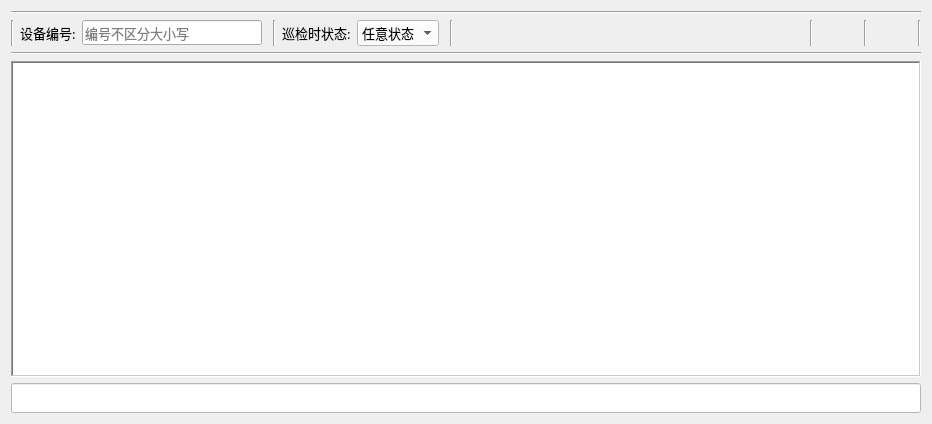
<?xml version="1.0" encoding="UTF-8"?>
<ui version="4.0">
 <class>KindOfDevLogForm</class>
 <widget class="QWidget" name="KindOfDevLogForm">
  <property name="geometry">
   <rect>
    <x>0</x>
    <y>0</y>
    <width>932</width>
    <height>424</height>
   </rect>
  </property>
  <property name="minimumSize">
   <size>
    <width>932</width>
    <height>424</height>
   </size>
  </property>
  <property name="maximumSize">
   <size>
    <width>932</width>
    <height>424</height>
   </size>
  </property>
  <property name="cursor">
   <cursorShape>PointingHandCursor</cursorShape>
  </property>
  <property name="windowTitle">
   <string>KindOfDevLogForm</string>
  </property>
  <layout class="QVBoxLayout" name="verticalLayout">
   <item>
    <widget class="Line" name="line_2">
     <property name="orientation">
      <enum>Qt::Horizontal</enum>
     </property>
    </widget>
   </item>
   <item>
    <layout class="QHBoxLayout" name="horizontalLayout">
     <item>
      <widget class="Line" name="line_7">
       <property name="orientation">
        <enum>Qt::Vertical</enum>
       </property>
      </widget>
     </item>
     <item>
      <widget class="QLabel" name="m_numLabel">
       <property name="maximumSize">
        <size>
         <width>80</width>
         <height>16777215</height>
        </size>
       </property>
       <property name="font">
        <font>
         <family>宋体</family>
         <pointsize>10</pointsize>
        </font>
       </property>
       <property name="text">
        <string>设备编号:</string>
       </property>
      </widget>
     </item>
     <item>
      <widget class="QLineEdit" name="m_numLineEdit">
       <property name="minimumSize">
        <size>
         <width>180</width>
         <height>20</height>
        </size>
       </property>
       <property name="maximumSize">
        <size>
         <width>100</width>
         <height>25</height>
        </size>
       </property>
       <property name="font">
        <font>
         <family>宋体</family>
         <pointsize>10</pointsize>
        </font>
       </property>
       <property name="toolTip">
        <string>不区分大小写</string>
       </property>
       <property name="placeholderText">
        <string>编号不区分大小写</string>
       </property>
      </widget>
     </item>
     <item>
      <spacer name="horizontalSpacer_2">
       <property name="orientation">
        <enum>Qt::Horizontal</enum>
       </property>
       <property name="sizeType">
        <enum>QSizePolicy::Maximum</enum>
       </property>
       <property name="sizeHint" stdset="0">
        <size>
         <width>5</width>
         <height>20</height>
        </size>
       </property>
      </spacer>
     </item>
     <item>
      <widget class="Line" name="line_3">
       <property name="orientation">
        <enum>Qt::Vertical</enum>
       </property>
      </widget>
     </item>
     <item>
      <widget class="QLabel" name="m_typeLabel">
       <property name="maximumSize">
        <size>
         <width>95</width>
         <height>16777215</height>
        </size>
       </property>
       <property name="font">
        <font>
         <family>宋体</family>
         <pointsize>10</pointsize>
        </font>
       </property>
       <property name="text">
        <string>巡检时状态:</string>
       </property>
      </widget>
     </item>
     <item>
      <widget class="QComboBox" name="m_comboBox">
       <property name="minimumSize">
        <size>
         <width>0</width>
         <height>25</height>
        </size>
       </property>
       <property name="font">
        <font>
         <family>宋体</family>
         <pointsize>10</pointsize>
        </font>
       </property>
       <property name="styleSheet">
        <string notr="true">background-color: rgb(255, 255, 255);</string>
       </property>
       <item>
        <property name="text">
         <string>任意状态</string>
        </property>
        <property name="icon">
         <iconset resource="../../../Resource.qrc">
          <normaloff>:/res/tab/all.ico</normaloff>:/res/tab/all.ico</iconset>
        </property>
       </item>
       <item>
        <property name="text">
         <string>正常运转</string>
        </property>
        <property name="icon">
         <iconset resource="../../../Resource.qrc">
          <normaloff>:/res/tab/safe.ico</normaloff>:/res/tab/safe.ico</iconset>
        </property>
       </item>
       <item>
        <property name="text">
         <string>Ⅰ级风险</string>
        </property>
        <property name="icon">
         <iconset resource="../../../Resource.qrc">
          <normaloff>:/res/tab/1.ico</normaloff>:/res/tab/1.ico</iconset>
        </property>
       </item>
       <item>
        <property name="text">
         <string>Ⅱ级风险</string>
        </property>
        <property name="icon">
         <iconset resource="../../../Resource.qrc">
          <normaloff>:/res/tab/2.ico</normaloff>:/res/tab/2.ico</iconset>
        </property>
       </item>
       <item>
        <property name="text">
         <string>Ⅲ级风险</string>
        </property>
        <property name="icon">
         <iconset resource="../../../Resource.qrc">
          <normaloff>:/res/tab/3.ico</normaloff>:/res/tab/3.ico</iconset>
        </property>
       </item>
       <item>
        <property name="text">
         <string>故障停工</string>
        </property>
        <property name="icon">
         <iconset resource="../../../Resource.qrc">
          <normaloff>:/res/tab/error.ico</normaloff>:/res/tab/error.ico</iconset>
        </property>
       </item>
      </widget>
     </item>
     <item>
      <spacer name="horizontalSpacer_3">
       <property name="orientation">
        <enum>Qt::Horizontal</enum>
       </property>
       <property name="sizeType">
        <enum>QSizePolicy::Maximum</enum>
       </property>
       <property name="sizeHint" stdset="0">
        <size>
         <width>5</width>
         <height>20</height>
        </size>
       </property>
      </spacer>
     </item>
     <item>
      <widget class="Line" name="line_4">
       <property name="orientation">
        <enum>Qt::Vertical</enum>
       </property>
      </widget>
     </item>
     <item>
      <spacer name="horizontalSpacer">
       <property name="orientation">
        <enum>Qt::Horizontal</enum>
       </property>
       <property name="sizeHint" stdset="0">
        <size>
         <width>40</width>
         <height>20</height>
        </size>
       </property>
      </spacer>
     </item>
     <item>
      <widget class="Line" name="line_6">
       <property name="orientation">
        <enum>Qt::Vertical</enum>
       </property>
      </widget>
     </item>
     <item>
      <widget class="QPushButton" name="m_findButton">
       <property name="font">
        <font>
         <family>宋体</family>
         <pointsize>10</pointsize>
        </font>
       </property>
       <property name="toolTip">
        <string>点击查询</string>
       </property>
       <property name="styleSheet">
        <string notr="true">background-color: rgb(255, 255, 255);</string>
       </property>
       <property name="text">
        <string/>
       </property>
       <property name="icon">
        <iconset resource="../../../Resource.qrc">
         <normaloff>:/res/tab/find.ico</normaloff>:/res/tab/find.ico</iconset>
       </property>
       <property name="iconSize">
        <size>
         <width>80</width>
         <height>25</height>
        </size>
       </property>
       <property name="flat">
        <bool>true</bool>
       </property>
      </widget>
     </item>
     <item>
      <widget class="Line" name="line_5">
       <property name="orientation">
        <enum>Qt::Vertical</enum>
       </property>
      </widget>
     </item>
     <item>
      <widget class="QPushButton" name="m_clearButton">
       <property name="font">
        <font>
         <family>宋体</family>
         <pointsize>10</pointsize>
        </font>
       </property>
       <property name="toolTip">
        <string>点击清除</string>
       </property>
       <property name="styleSheet">
        <string notr="true">background-color: rgb(255, 255, 255);</string>
       </property>
       <property name="text">
        <string/>
       </property>
       <property name="icon">
        <iconset resource="../../../Resource.qrc">
         <normaloff>:/res/tab/clear.ico</normaloff>:/res/tab/clear.ico</iconset>
       </property>
       <property name="iconSize">
        <size>
         <width>80</width>
         <height>25</height>
        </size>
       </property>
       <property name="flat">
        <bool>true</bool>
       </property>
      </widget>
     </item>
     <item>
      <widget class="Line" name="line_8">
       <property name="orientation">
        <enum>Qt::Vertical</enum>
       </property>
      </widget>
     </item>
    </layout>
   </item>
   <item>
    <widget class="Line" name="line">
     <property name="orientation">
      <enum>Qt::Horizontal</enum>
     </property>
    </widget>
   </item>
   <item>
    <layout class="QVBoxLayout" name="verticalLayout_2">
     <item>
      <widget class="QTableWidget" name="m_devTable">
       <property name="font">
        <font>
         <family>宋体</family>
         <pointsize>10</pointsize>
        </font>
       </property>
       <property name="frameShape">
        <enum>QFrame::WinPanel</enum>
       </property>
       <property name="frameShadow">
        <enum>QFrame::Sunken</enum>
       </property>
       <property name="gridStyle">
        <enum>Qt::CustomDashLine</enum>
       </property>
       <attribute name="horizontalHeaderVisible">
        <bool>false</bool>
       </attribute>
       <attribute name="horizontalHeaderCascadingSectionResizes">
        <bool>false</bool>
       </attribute>
       <attribute name="horizontalHeaderDefaultSectionSize">
        <number>150</number>
       </attribute>
       <attribute name="horizontalHeaderShowSortIndicator" stdset="0">
        <bool>false</bool>
       </attribute>
       <attribute name="horizontalHeaderStretchLastSection">
        <bool>true</bool>
       </attribute>
       <attribute name="verticalHeaderVisible">
        <bool>false</bool>
       </attribute>
       <attribute name="verticalHeaderCascadingSectionResizes">
        <bool>false</bool>
       </attribute>
       <attribute name="verticalHeaderShowSortIndicator" stdset="0">
        <bool>false</bool>
       </attribute>
       <attribute name="verticalHeaderStretchLastSection">
        <bool>false</bool>
       </attribute>
       <column>
        <property name="text">
         <string>设备编号</string>
        </property>
        <property name="font">
         <font>
          <family>宋体</family>
          <pointsize>10</pointsize>
         </font>
        </property>
        <property name="textAlignment">
         <set>AlignLeading|AlignTop</set>
        </property>
        <property name="icon">
         <iconset resource="../../../Resource.qrc">
          <normaloff>:/res/tab/id.ico</normaloff>:/res/tab/id.ico</iconset>
        </property>
       </column>
       <column>
        <property name="text">
         <string>设备类型</string>
        </property>
        <property name="font">
         <font>
          <family>宋体</family>
          <pointsize>10</pointsize>
         </font>
        </property>
        <property name="textAlignment">
         <set>AlignLeading|AlignTop</set>
        </property>
        <property name="icon">
         <iconset resource="../../../Resource.qrc">
          <normaloff>:/res/tab/kind.ico</normaloff>:/res/tab/kind.ico</iconset>
        </property>
       </column>
       <column>
        <property name="text">
         <string>巡检时状态</string>
        </property>
        <property name="font">
         <font>
          <family>宋体</family>
          <pointsize>10</pointsize>
         </font>
        </property>
        <property name="textAlignment">
         <set>AlignLeading|AlignTop</set>
        </property>
        <property name="icon">
         <iconset resource="../../../Resource.qrc">
          <normaloff>:/res/tab/statu.ico</normaloff>:/res/tab/statu.ico</iconset>
        </property>
       </column>
       <column>
        <property name="text">
         <string>巡检时间</string>
        </property>
        <property name="font">
         <font>
          <family>宋体</family>
          <pointsize>10</pointsize>
         </font>
        </property>
        <property name="textAlignment">
         <set>AlignLeading|AlignTop</set>
        </property>
        <property name="icon">
         <iconset resource="../../../Resource.qrc">
          <normaloff>:/res/tab/time.ico</normaloff>:/res/tab/time.ico</iconset>
        </property>
       </column>
       <column>
        <property name="text">
         <string>库ID</string>
        </property>
        <property name="font">
         <font>
          <family>宋体</family>
          <pointsize>10</pointsize>
         </font>
        </property>
        <property name="icon">
         <iconset resource="../../../Resource.qrc">
          <normaloff>:/res/logo/exelogo.ico</normaloff>:/res/logo/exelogo.ico</iconset>
        </property>
       </column>
      </widget>
     </item>
     <item>
      <widget class="QLineEdit" name="m_msgLineEdit">
       <property name="enabled">
        <bool>false</bool>
       </property>
       <property name="minimumSize">
        <size>
         <width>0</width>
         <height>30</height>
        </size>
       </property>
       <property name="maximumSize">
        <size>
         <width>16777215</width>
         <height>40</height>
        </size>
       </property>
       <property name="font">
        <font>
         <family>宋体</family>
         <pointsize>10</pointsize>
        </font>
       </property>
       <property name="cursor">
        <cursorShape>ForbiddenCursor</cursorShape>
       </property>
       <property name="styleSheet">
        <string notr="true">background-color: rgb(255, 255, 255);</string>
       </property>
       <property name="alignment">
        <set>Qt::AlignLeading|Qt::AlignLeft|Qt::AlignTop</set>
       </property>
      </widget>
     </item>
    </layout>
   </item>
  </layout>
 </widget>
 <resources>
  <include location="../../../Resource.qrc"/>
 </resources>
 <connections/>
</ui>
